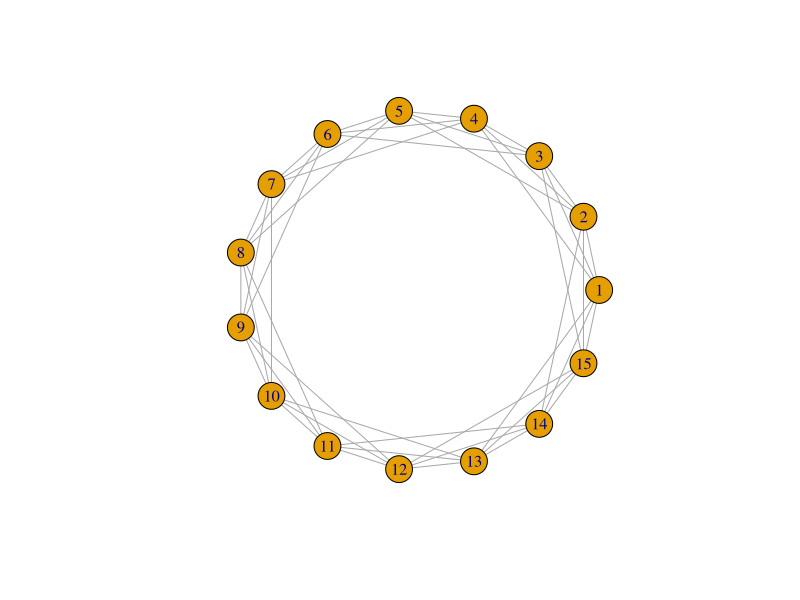

This figure's R source:
library(igraph)

# Rewiring a Lattice
#
# Creates and rewires a lattice given the following parameters:
#   n (number of nodes in the initial lattice)
#   k (distance of farthest neighbor each node will be connected to in the initial lattice)
#   p (rewiring probability)
#
# p = 0 corresponds to the regular, initial lattice (high clustering, lacks small world property)
# p = 1 corresponds to a random network (low clustering, displays small world property)
#
# The point of interest here is to rewire the lattice to have low average path length (small world)
# as well as high clustering.
rewire_lattice <- function(n, k, p) {
  if (n < 0) {
    stop("Graph cannot have a negative number of nodes.")
  }
  
  if (k < 0 || k > n - 1) {
    stop("Invalid node neighbor distance.")
  }
  
  if (p < 0 || p > 1) {
    stop("Probability value invalid.")
  }
  
  g <- make_lattice(length = n, dim = 1, nei = k, circular = TRUE)
  
  # Make the lattice
  # for(i in 1:n) {
  #   kn <- ego(g, k, i)
  #   print(kn)
  #   nl <- kn[[1]]
  #   print(nl)
  #   for(j in nl) {
  #     if (!are_adjacent(g, i, j) && i != j) {
  #       g <- add_edges(g, c(i,j))       
  #     }
  #   }
  # }
  
  return(g)
}

tg <- rewire_lattice(15, 3, 0.1)
plot(tg, layout=layout_in_circle(tg))
